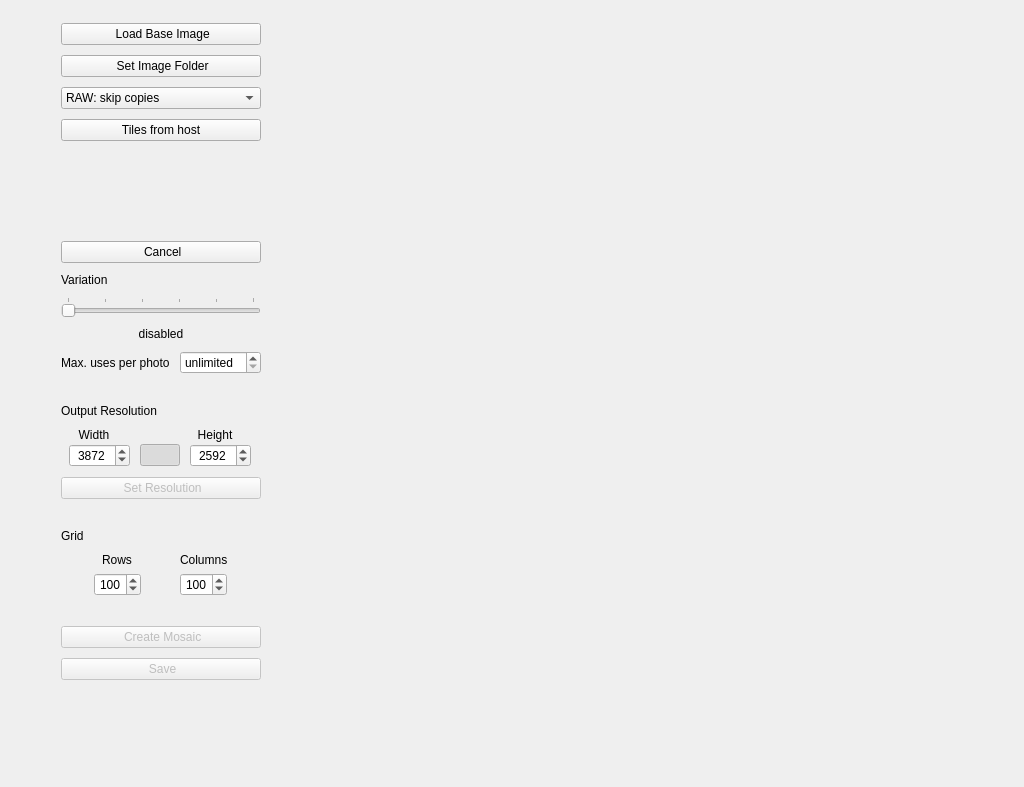
<?xml version="1.0" encoding="UTF-8"?>
<ui version="4.0">
 <class>MainWindow</class>
 <widget class="QMainWindow" name="MainWindow">
  <property name="geometry">
   <rect>
    <x>0</x>
    <y>0</y>
    <width>1024</width>
    <height>787</height>
   </rect>
  </property>
  <property name="windowTitle">
   <string>Image Mosaic Wall</string>
  </property>
  <widget class="QWidget" name="centralWidget">
   <layout class="QHBoxLayout" name="horizontalLayout_2">
    <item>
     <layout class="QHBoxLayout" name="horizontalLayout" stretch="0,0">
      <property name="spacing">
       <number>0</number>
      </property>
      <property name="sizeConstraint">
       <enum>QLayout::SetDefaultConstraint</enum>
      </property>
      <item>
       <widget class="QScrollArea" name="scrollArea">
        <property name="sizePolicy">
         <sizepolicy hsizetype="Preferred" vsizetype="Expanding">
          <horstretch>0</horstretch>
          <verstretch>0</verstretch>
         </sizepolicy>
        </property>
        <property name="minimumSize">
         <size>
          <width>350</width>
          <height>0</height>
         </size>
        </property>
        <property name="maximumSize">
         <size>
          <width>350</width>
          <height>16777215</height>
         </size>
        </property>
        <property name="frameShape">
         <enum>QFrame::NoFrame</enum>
        </property>
        <property name="frameShadow">
         <enum>QFrame::Plain</enum>
        </property>
        <property name="horizontalScrollBarPolicy">
         <enum>Qt::ScrollBarAlwaysOff</enum>
        </property>
        <property name="sizeAdjustPolicy">
         <enum>QAbstractScrollArea::AdjustIgnored</enum>
        </property>
        <property name="widgetResizable">
         <bool>false</bool>
        </property>
        <widget class="QWidget" name="scroll">
         <property name="enabled">
          <bool>true</bool>
         </property>
         <property name="geometry">
          <rect>
           <x>0</x>
           <y>0</y>
           <width>348</width>
           <height>765</height>
          </rect>
         </property>
         <property name="maximumSize">
          <size>
           <width>348</width>
           <height>765</height>
          </size>
         </property>
         <widget class="QFrame" name="frame">
          <property name="geometry">
           <rect>
            <x>0</x>
            <y>0</y>
            <width>300</width>
            <height>767</height>
           </rect>
          </property>
          <property name="sizePolicy">
           <sizepolicy hsizetype="Preferred" vsizetype="Preferred">
            <horstretch>0</horstretch>
            <verstretch>0</verstretch>
           </sizepolicy>
          </property>
          <property name="minimumSize">
           <size>
            <width>300</width>
            <height>0</height>
           </size>
          </property>
          <property name="maximumSize">
           <size>
            <width>300</width>
            <height>16777215</height>
           </size>
          </property>
          <property name="baseSize">
           <size>
            <width>0</width>
            <height>0</height>
           </size>
          </property>
          <property name="frameShape">
           <enum>QFrame::NoFrame</enum>
          </property>
          <property name="frameShadow">
           <enum>QFrame::Plain</enum>
          </property>
          <layout class="QGridLayout" name="gridLayout">
           <property name="leftMargin">
            <number>0</number>
           </property>
           <property name="topMargin">
            <number>0</number>
           </property>
           <property name="rightMargin">
            <number>0</number>
           </property>
           <property name="bottomMargin">
            <number>0</number>
           </property>
           <property name="spacing">
            <number>0</number>
           </property>
           <item row="0" column="0">
            <layout class="QVBoxLayout" name="verticalLayout" stretch="0,0,0,0,0,0,0,0,0,0,0,0,0,0,0,0,0,0,0,0">
             <property name="spacing">
              <number>10</number>
             </property>
             <property name="leftMargin">
              <number>12</number>
             </property>
             <property name="topMargin">
              <number>12</number>
             </property>
             <property name="rightMargin">
              <number>12</number>
             </property>
             <item>
              <widget class="ProgressButton" name="btnLoad">
               <property name="minimumSize">
                <size>
                 <width>200</width>
                 <height>0</height>
                </size>
               </property>
               <property name="maximumSize">
                <size>
                 <width>200</width>
                 <height>16777215</height>
                </size>
               </property>
               <property name="text">
                <string> Load Base Image</string>
               </property>
               <property name="icon">
                <iconset resource="assets.qrc">
                 <normaloff>:/icons/assets/base_image.png</normaloff>:/icons/assets/base_image.png</iconset>
               </property>
               <property name="iconSize">
                <size>
                 <width>32</width>
                 <height>32</height>
                </size>
               </property>
               <property name="flat">
                <bool>false</bool>
               </property>
              </widget>
             </item>
             <item>
              <widget class="ProgressButton" name="btnSetImageFolder">
               <property name="minimumSize">
                <size>
                 <width>200</width>
                 <height>0</height>
                </size>
               </property>
               <property name="maximumSize">
                <size>
                 <width>200</width>
                 <height>16777215</height>
                </size>
               </property>
               <property name="text">
                <string> Set Image Folder</string>
               </property>
               <property name="icon">
                <iconset resource="assets.qrc">
                 <normaloff>:/icons/assets/images_folder.png</normaloff>:/icons/assets/images_folder.png</iconset>
               </property>
               <property name="iconSize">
                <size>
                 <width>32</width>
                 <height>32</height>
                </size>
               </property>
               <property name="checkable">
                <bool>false</bool>
               </property>
               <property name="flat">
                <bool>false</bool>
               </property>
              </widget>
             </item>
             <item>
              <widget class="QComboBox" name="cbRawFiles">
               <property name="minimumSize">
                <size>
                 <width>200</width>
                 <height>0</height>
                </size>
               </property>
               <property name="maximumSize">
                <size>
                 <width>200</width>
                 <height>16777215</height>
                </size>
               </property>
               <property name="toolTip">
                <string>How camera RAW files in the image folder are used. Photographers often keep a RAW file and a JPEG of the same shot; with &quot;skip copies&quot; such a shot is used only once.</string>
               </property>
               <item>
                <property name="text">
                 <string>RAW: skip copies</string>
                </property>
               </item>
               <item>
                <property name="text">
                 <string>RAW: always use</string>
                </property>
               </item>
               <item>
                <property name="text">
                 <string>RAW: never use</string>
                </property>
               </item>
              </widget>
             </item>
             <item>
              <widget class="QPushButton" name="btnTilesFromHost">
               <property name="minimumSize">
                <size>
                 <width>200</width>
                 <height>0</height>
                </size>
               </property>
               <property name="maximumSize">
                <size>
                 <width>200</width>
                 <height>16777215</height>
                </size>
               </property>
               <property name="text">
                <string>Tiles from host</string>
               </property>
               <property name="icon">
                <iconset resource="assets.qrc">
                 <normaloff>:/icons/assets/images_folder.png</normaloff>:/icons/assets/images_folder.png</iconset>
               </property>
               <property name="iconSize">
                <size>
                 <width>32</width>
                 <height>32</height>
                </size>
               </property>
              </widget>
             </item>
             <item>
              <widget class="QLabel" name="lblStatus">
               <property name="sizePolicy">
                <sizepolicy hsizetype="Preferred" vsizetype="Preferred">
                 <horstretch>0</horstretch>
                 <verstretch>0</verstretch>
                </sizepolicy>
               </property>
               <property name="minimumSize">
                <size>
                 <width>0</width>
                 <height>80</height>
                </size>
               </property>
               <property name="text">
                <string/>
               </property>
               <property name="alignment">
                <set>Qt::AlignLeading|Qt::AlignLeft|Qt::AlignVCenter</set>
               </property>
               <property name="wordWrap">
                <bool>true</bool>
               </property>
              </widget>
             </item>
             <item alignment="Qt::AlignHCenter">
              <widget class="QPushButton" name="btnCancel">
               <property name="minimumSize">
                <size>
                 <width>200</width>
                 <height>0</height>
                </size>
               </property>
               <property name="maximumSize">
                <size>
                 <width>200</width>
                 <height>16777215</height>
                </size>
               </property>
               <property name="text">
                <string> Cancel</string>
               </property>
               <property name="icon">
                <iconset resource="assets.qrc">
                 <normaloff>:/icons/assets/cancel.png</normaloff>:/icons/assets/cancel.png</iconset>
               </property>
               <property name="iconSize">
                <size>
                 <width>32</width>
                 <height>32</height>
                </size>
               </property>
              </widget>
             </item>
             <item>
              <widget class="QLabel" name="lblSettings">
               <property name="sizePolicy">
                <sizepolicy hsizetype="Minimum" vsizetype="Fixed">
                 <horstretch>0</horstretch>
                 <verstretch>0</verstretch>
                </sizepolicy>
               </property>
               <property name="text">
                <string>Variation</string>
               </property>
               <property name="alignment">
                <set>Qt::AlignLeading|Qt::AlignLeft|Qt::AlignTop</set>
               </property>
              </widget>
             </item>
             <item>
              <layout class="QGridLayout" name="gridLayout_3">
               <property name="spacing">
                <number>10</number>
               </property>
               <item row="1" column="0" colspan="2">
                <widget class="QLabel" name="lblVariation">
                 <property name="text">
                  <string>disabled</string>
                 </property>
                 <property name="alignment">
                  <set>Qt::AlignCenter</set>
                 </property>
                </widget>
               </item>
               <item row="0" column="0" colspan="2">
                <widget class="QSlider" name="slHistory">
                 <property name="minimum">
                  <number>0</number>
                 </property>
                 <property name="maximum">
                  <number>5</number>
                 </property>
                 <property name="singleStep">
                  <number>1</number>
                 </property>
                 <property name="pageStep">
                  <number>1</number>
                 </property>
                 <property name="sliderPosition">
                  <number>0</number>
                 </property>
                 <property name="orientation">
                  <enum>Qt::Horizontal</enum>
                 </property>
                 <property name="invertedControls">
                  <bool>false</bool>
                 </property>
                 <property name="tickPosition">
                  <enum>QSlider::TicksAbove</enum>
                 </property>
                 <property name="tickInterval">
                  <number>1</number>
                 </property>
                </widget>
               </item>
               <item row="2" column="0">
                <widget class="QLabel" name="lblMaxUses">
                 <property name="toolTip">
                  <string>How often one photo may appear in the whole mosaic. Variation only prevents repeats close to each other.</string>
                 </property>
                 <property name="text">
                  <string>Max. uses per photo</string>
                 </property>
                </widget>
               </item>
               <item row="2" column="1">
                <widget class="QSpinBox" name="sbMaxUses">
                 <property name="toolTip">
                  <string>How often one photo may appear in the whole mosaic. Variation only prevents repeats close to each other.</string>
                 </property>
                 <property name="specialValueText">
                  <string>unlimited</string>
                 </property>
                 <property name="minimum">
                  <number>0</number>
                 </property>
                 <property name="maximum">
                  <number>9999</number>
                 </property>
                 <property name="value">
                  <number>0</number>
                 </property>
                </widget>
               </item>
              </layout>
             </item>
             <item>
              <spacer name="verticalSpacer_2">
               <property name="orientation">
                <enum>Qt::Vertical</enum>
               </property>
               <property name="sizeType">
                <enum>QSizePolicy::Fixed</enum>
               </property>
               <property name="sizeHint" stdset="0">
                <size>
                 <width>20</width>
                 <height>20</height>
                </size>
               </property>
              </spacer>
             </item>
             <item>
              <widget class="QLabel" name="lblOutputResolution">
               <property name="toolTip">
                <string>Resolution of the output image</string>
               </property>
               <property name="text">
                <string>Output Resolution</string>
               </property>
               <property name="alignment">
                <set>Qt::AlignLeading|Qt::AlignLeft|Qt::AlignVCenter</set>
               </property>
               <property name="margin">
                <number>0</number>
               </property>
              </widget>
             </item>
             <item>
              <layout class="QGridLayout" name="gridLayout_2" columnstretch="1,1,1" columnminimumwidth="0,0,0">
               <property name="spacing">
                <number>2</number>
               </property>
               <item row="0" column="0">
                <widget class="QLabel" name="label_7">
                 <property name="sizePolicy">
                  <sizepolicy hsizetype="Fixed" vsizetype="Preferred">
                   <horstretch>0</horstretch>
                   <verstretch>0</verstretch>
                  </sizepolicy>
                 </property>
                 <property name="minimumSize">
                  <size>
                   <width>50</width>
                   <height>0</height>
                  </size>
                 </property>
                 <property name="text">
                  <string>Width</string>
                 </property>
                 <property name="alignment">
                  <set>Qt::AlignCenter</set>
                 </property>
                </widget>
               </item>
               <item row="1" column="0">
                <widget class="QSpinBox" name="sbWidth">
                 <property name="sizePolicy">
                  <sizepolicy hsizetype="Preferred" vsizetype="Fixed">
                   <horstretch>0</horstretch>
                   <verstretch>0</verstretch>
                  </sizepolicy>
                 </property>
                 <property name="wrapping">
                  <bool>false</bool>
                 </property>
                 <property name="alignment">
                  <set>Qt::AlignCenter</set>
                 </property>
                 <property name="suffix">
                  <string/>
                 </property>
                 <property name="prefix">
                  <string/>
                 </property>
                 <property name="minimum">
                  <number>1</number>
                 </property>
                 <property name="maximum">
                  <number>32768</number>
                 </property>
                 <property name="value">
                  <number>3872</number>
                 </property>
                </widget>
               </item>
               <item row="0" column="2">
                <widget class="QLabel" name="label_8">
                 <property name="sizePolicy">
                  <sizepolicy hsizetype="Fixed" vsizetype="Preferred">
                   <horstretch>0</horstretch>
                   <verstretch>0</verstretch>
                  </sizepolicy>
                 </property>
                 <property name="minimumSize">
                  <size>
                   <width>50</width>
                   <height>0</height>
                  </size>
                 </property>
                 <property name="baseSize">
                  <size>
                   <width>100</width>
                   <height>0</height>
                  </size>
                 </property>
                 <property name="text">
                  <string>Height</string>
                 </property>
                 <property name="alignment">
                  <set>Qt::AlignCenter</set>
                 </property>
                </widget>
               </item>
               <item row="1" column="2">
                <widget class="QSpinBox" name="sbHeight">
                 <property name="sizePolicy">
                  <sizepolicy hsizetype="Preferred" vsizetype="Fixed">
                   <horstretch>0</horstretch>
                   <verstretch>0</verstretch>
                  </sizepolicy>
                 </property>
                 <property name="alignment">
                  <set>Qt::AlignCenter</set>
                 </property>
                 <property name="suffix">
                  <string/>
                 </property>
                 <property name="maximum">
                  <number>32768</number>
                 </property>
                 <property name="value">
                  <number>2592</number>
                 </property>
                </widget>
               </item>
               <item row="1" column="1">
                <widget class="QPushButton" name="btnLockRatio">
                 <property name="sizePolicy">
                  <sizepolicy hsizetype="Fixed" vsizetype="Fixed">
                   <horstretch>0</horstretch>
                   <verstretch>0</verstretch>
                  </sizepolicy>
                 </property>
                 <property name="minimumSize">
                  <size>
                   <width>0</width>
                   <height>0</height>
                  </size>
                 </property>
                 <property name="text">
                  <string/>
                 </property>
                 <property name="icon">
                  <iconset resource="assets.qrc">
                   <normaloff>:/icons/assets/locked.png</normaloff>:/icons/assets/locked.png</iconset>
                 </property>
                 <property name="iconSize">
                  <size>
                   <width>24</width>
                   <height>16</height>
                  </size>
                 </property>
                 <property name="checkable">
                  <bool>true</bool>
                 </property>
                 <property name="checked">
                  <bool>true</bool>
                 </property>
                 <property name="default">
                  <bool>false</bool>
                 </property>
                 <property name="flat">
                  <bool>false</bool>
                 </property>
                </widget>
               </item>
              </layout>
             </item>
             <item>
              <layout class="QHBoxLayout" name="horizontalLayout_5"/>
             </item>
             <item alignment="Qt::AlignHCenter">
              <widget class="QPushButton" name="btnSetResolution">
               <property name="enabled">
                <bool>false</bool>
               </property>
               <property name="minimumSize">
                <size>
                 <width>200</width>
                 <height>0</height>
                </size>
               </property>
               <property name="maximumSize">
                <size>
                 <width>200</width>
                 <height>16777215</height>
                </size>
               </property>
               <property name="text">
                <string> Set Resolution</string>
               </property>
               <property name="icon">
                <iconset resource="assets.qrc">
                 <normaloff>:/icons/assets/resolution.png</normaloff>:/icons/assets/resolution.png</iconset>
               </property>
               <property name="iconSize">
                <size>
                 <width>32</width>
                 <height>32</height>
                </size>
               </property>
               <property name="flat">
                <bool>false</bool>
               </property>
              </widget>
             </item>
             <item>
              <spacer name="verticalSpacer_3">
               <property name="orientation">
                <enum>Qt::Vertical</enum>
               </property>
               <property name="sizeType">
                <enum>QSizePolicy::Fixed</enum>
               </property>
               <property name="sizeHint" stdset="0">
                <size>
                 <width>20</width>
                 <height>20</height>
                </size>
               </property>
              </spacer>
             </item>
             <item>
              <widget class="QLabel" name="lblGrid">
               <property name="toolTip">
                <string>Defines how ofte the image is devided in rows and columns</string>
               </property>
               <property name="text">
                <string>Grid </string>
               </property>
               <property name="alignment">
                <set>Qt::AlignLeading|Qt::AlignLeft|Qt::AlignVCenter</set>
               </property>
              </widget>
             </item>
             <item>
              <layout class="QGridLayout" name="gridLayout_4">
               <item row="0" column="0" alignment="Qt::AlignHCenter">
                <widget class="QLabel" name="label_3">
                 <property name="text">
                  <string>Rows</string>
                 </property>
                </widget>
               </item>
               <item row="1" column="0">
                <widget class="QSpinBox" name="sbRows">
                 <property name="sizePolicy">
                  <sizepolicy hsizetype="Fixed" vsizetype="Fixed">
                   <horstretch>0</horstretch>
                   <verstretch>0</verstretch>
                  </sizepolicy>
                 </property>
                 <property name="minimumSize">
                  <size>
                   <width>0</width>
                   <height>0</height>
                  </size>
                 </property>
                 <property name="alignment">
                  <set>Qt::AlignCenter</set>
                 </property>
                 <property name="minimum">
                  <number>10</number>
                 </property>
                 <property name="maximum">
                  <number>500</number>
                 </property>
                 <property name="value">
                  <number>100</number>
                 </property>
                </widget>
               </item>
               <item row="1" column="1">
                <widget class="QSpinBox" name="sbCols">
                 <property name="sizePolicy">
                  <sizepolicy hsizetype="Fixed" vsizetype="Fixed">
                   <horstretch>0</horstretch>
                   <verstretch>0</verstretch>
                  </sizepolicy>
                 </property>
                 <property name="alignment">
                  <set>Qt::AlignCenter</set>
                 </property>
                 <property name="buttonSymbols">
                  <enum>QAbstractSpinBox::UpDownArrows</enum>
                 </property>
                 <property name="minimum">
                  <number>10</number>
                 </property>
                 <property name="maximum">
                  <number>500</number>
                 </property>
                 <property name="value">
                  <number>100</number>
                 </property>
                </widget>
               </item>
               <item row="0" column="1" alignment="Qt::AlignHCenter">
                <widget class="QLabel" name="label_4">
                 <property name="text">
                  <string>Columns</string>
                 </property>
                </widget>
               </item>
              </layout>
             </item>
             <item>
              <spacer name="verticalSpacer_4">
               <property name="orientation">
                <enum>Qt::Vertical</enum>
               </property>
               <property name="sizeType">
                <enum>QSizePolicy::Fixed</enum>
               </property>
               <property name="sizeHint" stdset="0">
                <size>
                 <width>20</width>
                 <height>20</height>
                </size>
               </property>
              </spacer>
             </item>
             <item alignment="Qt::AlignHCenter">
              <widget class="QPushButton" name="btnGenerate">
               <property name="enabled">
                <bool>false</bool>
               </property>
               <property name="minimumSize">
                <size>
                 <width>200</width>
                 <height>0</height>
                </size>
               </property>
               <property name="maximumSize">
                <size>
                 <width>200</width>
                 <height>16777215</height>
                </size>
               </property>
               <property name="text">
                <string> Create Mosaic</string>
               </property>
               <property name="icon">
                <iconset resource="assets.qrc">
                 <normaloff>:/icons/assets/generate.png</normaloff>:/icons/assets/generate.png</iconset>
               </property>
               <property name="iconSize">
                <size>
                 <width>32</width>
                 <height>32</height>
                </size>
               </property>
               <property name="flat">
                <bool>false</bool>
               </property>
              </widget>
             </item>
             <item alignment="Qt::AlignHCenter">
              <widget class="QPushButton" name="btnSave">
               <property name="enabled">
                <bool>false</bool>
               </property>
               <property name="minimumSize">
                <size>
                 <width>200</width>
                 <height>0</height>
                </size>
               </property>
               <property name="maximumSize">
                <size>
                 <width>200</width>
                 <height>16777215</height>
                </size>
               </property>
               <property name="text">
                <string> Save</string>
               </property>
               <property name="icon">
                <iconset resource="assets.qrc">
                 <normaloff>:/icons/assets/download.png</normaloff>:/icons/assets/download.png</iconset>
               </property>
               <property name="iconSize">
                <size>
                 <width>32</width>
                 <height>32</height>
                </size>
               </property>
               <property name="flat">
                <bool>false</bool>
               </property>
              </widget>
             </item>
             <item>
              <spacer name="verticalSpacer">
               <property name="orientation">
                <enum>Qt::Vertical</enum>
               </property>
               <property name="sizeHint" stdset="0">
                <size>
                 <width>20</width>
                 <height>40</height>
                </size>
               </property>
              </spacer>
             </item>
            </layout>
           </item>
          </layout>
         </widget>
        </widget>
       </widget>
      </item>
      <item>
       <widget class="QWidget" name="wImageContainer" native="true">
        <layout class="QHBoxLayout" name="horizontalLayout_4">
         <property name="spacing">
          <number>0</number>
         </property>
         <property name="leftMargin">
          <number>0</number>
         </property>
         <property name="topMargin">
          <number>0</number>
         </property>
         <property name="rightMargin">
          <number>0</number>
         </property>
         <property name="bottomMargin">
          <number>0</number>
         </property>
        </layout>
       </widget>
      </item>
     </layout>
    </item>
   </layout>
  </widget>
 </widget>
 <layoutdefault spacing="6" margin="11"/>
 <customwidgets>
  <customwidget>
   <class>ProgressButton</class>
   <extends>QPushButton</extends>
   <header>progressbutton.h</header>
  </customwidget>
 </customwidgets>
 <resources>
  <include location="assets.qrc"/>
 </resources>
 <connections/>
</ui>
